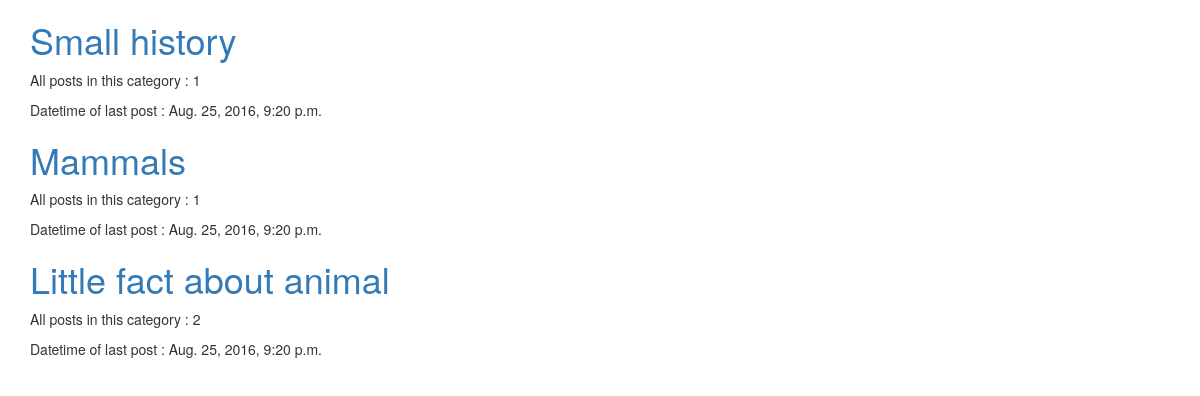
The app's page /category/2/ with its own data.
### forum/models.py (models this page shows, shortened)
class Topic(models.Model):
    title = models.CharField(verbose_name='Title', max_length=200)
    category = models.ForeignKey(Category, on_delete=models.CASCADE)
    def __str__(self):
        return str(self.title)

class Post(models.Model):
    user = models.ForeignKey('auth.User')
    title = models.CharField(verbose_name='Title', max_length=200)
    body = models.TextField()
    date = models.DateTimeField(default=timezone.now)
    topic = models.ForeignKey(Topic, on_delete=models.CASCADE)

### forum/views.py (the view)
# urls.py: url(r'^category/(?P<category_id>[0-9]+)/$', views.CategoryView.as_view(), name='category'),
class CategoryView(View):
    def get(self, request, category_id):
        category_id = int(category_id)
        model = Topic.objects.filter(category_id=category_id)
        cat_f_top_model = []
        for topic in model:
            posts = Post.objects.filter(topic_id=topic.id).all()
            last_post = Post.objects.all()[Post.objects.count() - 1]
            date_last_post = last_post.date
            len_post_top = len(posts)
            cat_f_top_model.append({'topic': topic, 'posts_count': len_post_top, 'datetime_last_post': date_last_post})
        return render(request, 'forum/category.html', {'topics': cat_f_top_model})

### forum/templates/forum/category.html
{% extends 'forum/base.html' %}
{% block content %}
    {% for  topic in  topics %}
        <div>
            <h1><a href="{% url 'topic' topic.topic.id  %}">{{ topic.topic }}</a></h1>
            <p>All posts in this category : {{ topic.posts_count }}</p>
            <p>Datetime of last post : {{ topic.datetime_last_post }}</p>
        </div>
    {% endfor %}
{% endblock %}

### records on screen
Topic: topic "Small history", posts_count "1", datetime_last_post "Aug. 25, 2016, 9:20 p.m."
Topic: topic "Mammals", posts_count "1", datetime_last_post "Aug. 25, 2016, 9:20 p.m."
Topic: topic "Little fact about animal", posts_count "2", datetime_last_post "Aug. 25, 2016, 9:20 p.m."
